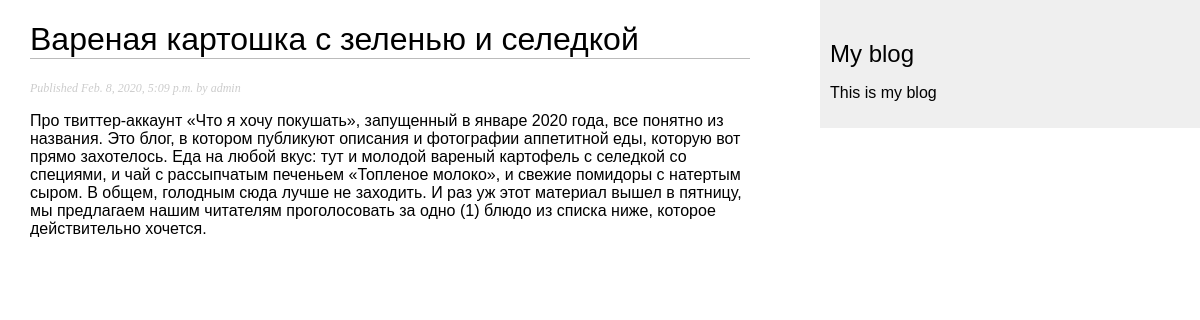
/blog/2020/2/8/varenaya-kartoshka-s-zelenyu-i-seledkoj/, run on the app's committed database.
### blog/models.py (models this page shows, shortened)
class Post(models.Model):
    STATUS_CHOICES = (
        ('draft', 'Draft'),
        ('published', 'Published'),
    )
    title = models.CharField(max_length=250)
    slug = models.SlugField(max_length=250,
                            unique_for_date='publish')
    author = models.ForeignKey(User,
                               on_delete=models.CASCADE,
                               related_name='blog_posts')
    body = models.TextField()
    publish = models.DateTimeField(default=timezone.now)
    created = models.DateTimeField(auto_now_add=True)
    updated = models.DateTimeField(auto_now=True)
    status = models.CharField(max_length=10,
                              choices=STATUS_CHOICES,
                              default='draft')
    objects = models.Manager()
    published = PublishedManager()
    class Meta:
        ordering = ('-publish',)

### blog/views.py (the view)
def post_detail(request, year, month, day, post):
	post = get_object_or_404(Post, slug = post,
									status = 'published',
									publish__year = year,
									publish__month = month,
									publish__day = day)
	return render(request, 'blog/post/detail.html', {'post':post})

### blog/templates/blog/post/detail.html (shortened to what this page needs)
{% extends "blog/base.html" %}
{% block content %}
	<h1>{{ post.title }}</h1>
	<p class="date">Published {{ post.publish }} by {{ post.author }}</p>
	{{ post.body|linebreaks }}
{% endblock %}

### blog/static/css/blog.css (style rules this page uses)
body { margin: 0; padding: 0; font-family: helvetica; }
h1 { font-weight: normal; border-bottom: 1px solid #bbb; }
p.date { color: #ccc; font-family: georiga; font-size: 12px; font-style: italic; }

### data on the page
Post: title "Вареная картошка с зеленью и селедкой", publish "Feb. 8, 2020, 5:09 p.m.", author "admin", body "Про твиттер-аккаунт «Что я хочу покушать», запущенный в январе 2020 года, все понятно из названия. Это блог, в котором публикуют описания и фотографии аппетитной еды, которую вот прямо захотелось. Еда на любой вкус: тут и молодой вареный картофель с селедкой со специями, и чай с рассыпчатым печеньем «Топленое молоко», и свежие помидоры с натертым сыром. В общем, голодным сюда лучше не заходить. И раз уж этот материал вышел в пятницу, мы предлагаем нашим читателям проголосовать за одно (1) блюдо из списка ниже, которое действительно хочется."
